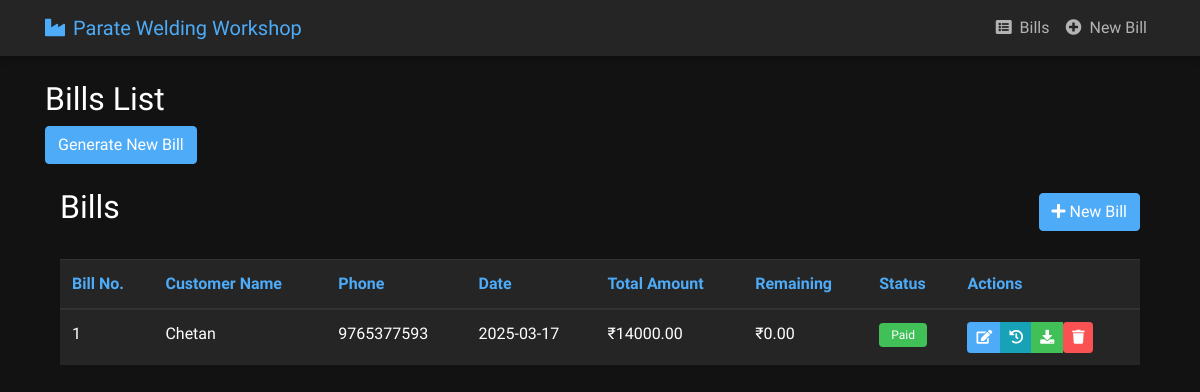
Before: / with the older database file.
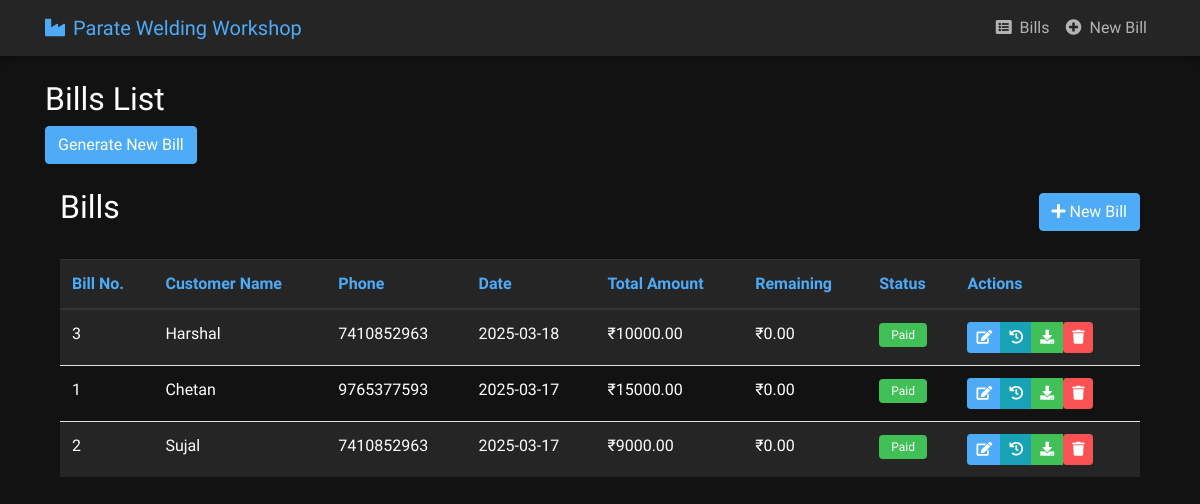
After: the same page with the newer database file.
### app.py (models this page shows)
class Bill(db.Model):
    id = db.Column(db.Integer, primary_key=True)
    customer_name = db.Column(db.String(100), nullable=False)
    phone_number = db.Column(db.String(10), nullable=False)
    bill_date = db.Column(db.DateTime, nullable=False, default=datetime.utcnow)
    total_amount = db.Column(db.Float, nullable=False)
    remaining_amount = db.Column(db.Float, nullable=False)
    items = db.relationship('BillItem', backref='bill', lazy=True)
    payments = db.relationship('Payment', backref='bill', lazy=True)

### app.py (the view)
@app.route('/')
def index():
    bills = Bill.query.order_by(Bill.bill_date.desc()).all()
    return render_template('bill_list.html', bills=bills)

### templates/bill_list.html (shortened to what this page needs)
{% extends "base.html" %}
{% block content %}
<div class="row">
    <div class="col-12">
        <h2>Bills List</h2>
        <div class="mb-3">
            <a href="{{ url_for('generate_bill') }}" class="btn btn-primary">Generate New Bill</a>
        </div>
        <div class="container mt-4">
            <div class="d-flex justify-content-between align-items-center mb-4">
                <h2>Bills</h2>
                <a href="{{ url_for('generate_bill') }}" class="btn btn-primary">
                    <i class="fas fa-plus"></i> New Bill
                </a>
            </div>
            {% if bills %}
            <div class="table-responsive">
                <table class="table table-striped">
                    <thead>
                        <tr>
                            <th>Bill No.</th>
                            <th>Customer Name</th>
                            <th>Phone</th>
                            <th>Date</th>
                            <th>Total Amount</th>
                            <th>Remaining</th>
                            <th>Status</th>
                            <th>Actions</th>
                        </tr>
                    </thead>
                    <tbody>
                        {% for bill in bills %}
                        <tr>
                            <td>{{ bill.id }}</td>
                            <td>{{ bill.customer_name }}</td>
                            <td>{{ bill.phone_number }}</td>
                            <td>{{ bill.bill_date.strftime('%Y-%m-%d') }}</td>
                            <td>₹{{ "%.2f"|format(bill.total_amount) }}</td>
                            <td>₹{{ "%.2f"|format(bill.remaining_amount) }}</td>
                            <td>
                                {% if bill.remaining_amount == 0 %}
                                    <span class="badge badge-success">Paid</span>
                                {% elif bill.remaining_amount == bill.total_amount %}
                                    <span class="badge badge-danger">Unpaid</span>
                                {% else %}
                                    <span class="badge badge-warning">Partial</span>
                                {% endif %}
                            </td>
                            <td>
                                <div class="btn-group">
                                    <a href="{{ url_for('edit_bill', bill_id=bill.id) }}" class="btn btn-sm btn-primary" title="Edit">
                                        <i class="fas fa-edit"></i>
                                    </a>
                                    <a href="{{ url_for('payment_history', bill_id=bill.id) }}" class="btn btn-sm btn-info" title="Payment History">
                                        <i class="fas fa-history"></i>
                                    </a>
                                    <a href="{{ url_for('download_bill', bill_id=bill.id) }}" class="btn btn-sm btn-success" title="Download">
                                        <i class="fas fa-download"></i>
                                    </a>
                                    {% if bill.remaining_amount > 0 %}
                                        <button type="button" class="btn btn-sm btn-warning" data-toggle="modal" data-target="#paymentModal{{ bill.id }}" title="Make Payment">
                                            <i class="fas fa-money-bill-wave"></i>
                                        </button>
                                    {% else %}
                                        <form action="{{ url_for('delete_bill', bill_id=bill.id) }}" method="POST" style="display: inline;">
                                            <button type="submit" class="btn btn-sm btn-danger" onclick="return confirm('Are you sure you want to delete this bill?')" title="Delete">
                                                <i class="fas fa-trash"></i>
                                            </button>
                                        </form>
                                    {% endif %}
                                </div>
                            </td>
                        </tr>
                        {% endfor %}
                    </tbody>
                </table>
            </div>
            {% endif %}
        </div>
    </div>
</div>
{% endblock %}

### templates/base.html (shortened to what this page needs)
<!DOCTYPE html>
<html lang="en">
<head>
    <link rel="stylesheet" href="https://cdnjs.cloudflare.com/ajax/libs/font-awesome/5.15.4/css/all.min.css">
    <link rel="stylesheet" href="https://stackpath.bootstrapcdn.com/bootstrap/4.5.2/css/bootstrap.min.css">
    <link rel="stylesheet" href="{{ url_for('static', filename='css/style.css') }}">
</head>
<body>
    <nav class="navbar navbar-expand-lg navbar-dark">
        <div class="container">
            <a class="navbar-brand" href="{{ url_for('index') }}">
                <i class="fas fa-industry mr-2"></i>Parate Welding Workshop
            </a>
            <div class="collapse navbar-collapse" id="navbarNav">
                <ul class="navbar-nav ml-auto">
                    <li class="nav-item">
                        <a class="nav-link" href="{{ url_for('index') }}">
                            <i class="fas fa-list-alt mr-1"></i> Bills
                        </a>
                    </li>
                    <li class="nav-item">
                        <a class="nav-link" href="{{ url_for('generate_bill') }}">
                            <i class="fas fa-plus-circle mr-1"></i> New Bill
                        </a>
                    </li>
                </ul>
            </div>
        </div>
    </nav>
    <div class="container mt-4">
        {% block content %}{% endblock %}
    </div>
</body>
</html>

### static/css/style.css (style rules this page uses)
:root { --bg-primary: #121212; --bg-secondary: #1e1e1e; --bg-elevated: #252525; --text-primary: #ffffff; --text-secondary: #b3b3b3; --accent-color: #4dabf7; --accent-hover: #339af0; --success-color: #40c057; --danger-color: #fa5252; --border-color: #333333; --input-bg: #2a2a2a; }
body { background-color: var(--bg-primary); color: var(--text-primary); font-family: 'Segoe UI', Arial, sans-serif; }
.navbar { background: var(--bg-elevated) !important; box-shadow: 0 2px 8px rgba(0,0,0,0.3); }
.navbar-brand { color: var(--accent-color) !important; }
.nav-link { color: var(--text-secondary) !important; }
.table { color: var(--text-primary); }
.table thead th { background-color: var(--bg-elevated); border-color: var(--border-color); color: var(--accent-color); }
.table-striped tbody tr:nth-of-type(odd) { background-color: var(--bg-elevated); }
.btn-primary { background-color: var(--accent-color); border-color: var(--accent-color); }
.btn-success { background-color: var(--success-color); border-color: var(--success-color); }
.btn-danger { background-color: var(--danger-color); border-color: var(--danger-color); }
.badge { padding: 0.5em 1em; border-radius: 4px; font-weight: 500; }
.badge-success { background-color: var(--success-color); color: white; }

Changed rows visible on the page:
added Bill: id "3", customer_name "Harshal", phone_number "7410852963", bill_date "2025-03-18", total_amount "10000.00", remaining_amount "0.00", shows "Paid"
changed Bill "Chetan": total_amount "14000.00" → "15000.00"
added Bill: id "2", customer_name "Sujal", phone_number "7410852963", bill_date "2025-03-17", total_amount "9000.00", remaining_amount "0.00", shows "Paid"
